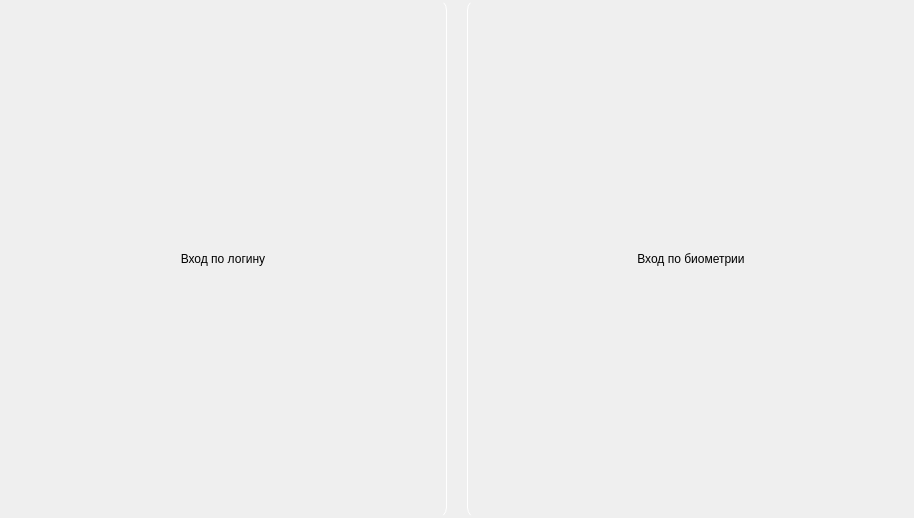
<?xml version="1.0" encoding="UTF-8"?>
<ui version="4.0">
 <class>Frame</class>
 <widget class="QFrame" name="Frame">
  <property name="geometry">
   <rect>
    <x>0</x>
    <y>0</y>
    <width>914</width>
    <height>518</height>
   </rect>
  </property>
  <property name="sizePolicy">
   <sizepolicy hsizetype="Preferred" vsizetype="Preferred">
    <horstretch>0</horstretch>
    <verstretch>0</verstretch>
   </sizepolicy>
  </property>
  <property name="windowTitle">
   <string>Frame</string>
  </property>
  <layout class="QHBoxLayout" name="horizontalLayout">
   <property name="spacing">
    <number>20</number>
   </property>
   <property name="leftMargin">
    <number>0</number>
   </property>
   <property name="topMargin">
    <number>0</number>
   </property>
   <property name="rightMargin">
    <number>0</number>
   </property>
   <property name="bottomMargin">
    <number>0</number>
   </property>
   <item>
    <widget class="QPushButton" name="sign_in_by_login_button">
     <property name="sizePolicy">
      <sizepolicy hsizetype="Preferred" vsizetype="Preferred">
       <horstretch>0</horstretch>
       <verstretch>0</verstretch>
      </sizepolicy>
     </property>
     <property name="minimumSize">
      <size>
       <width>0</width>
       <height>400</height>
      </size>
     </property>
     <property name="maximumSize">
      <size>
       <width>16777215</width>
       <height>16666666</height>
      </size>
     </property>
     <property name="styleSheet">
      <string notr="true">border-top-right-radius: 10px;
border-bottom-right-radius: 10px;
 border-right: 1px solid rgb(255, 255, 255);</string>
     </property>
     <property name="text">
      <string>Вход по логину</string>
     </property>
    </widget>
   </item>
   <item>
    <widget class="QPushButton" name="sign_in_by_biometric_button">
     <property name="sizePolicy">
      <sizepolicy hsizetype="Preferred" vsizetype="Preferred">
       <horstretch>0</horstretch>
       <verstretch>0</verstretch>
      </sizepolicy>
     </property>
     <property name="minimumSize">
      <size>
       <width>0</width>
       <height>400</height>
      </size>
     </property>
     <property name="maximumSize">
      <size>
       <width>16777215</width>
       <height>16777215</height>
      </size>
     </property>
     <property name="styleSheet">
      <string notr="true">  border-left: 1px solid rgb(255, 255, 255);
border-top-left-radius: 10px;
border-bottom-left-radius: 10px;</string>
     </property>
     <property name="text">
      <string>Вход по биометрии</string>
     </property>
     <property name="flat">
      <bool>false</bool>
     </property>
    </widget>
   </item>
  </layout>
 </widget>
 <resources/>
 <connections/>
</ui>
